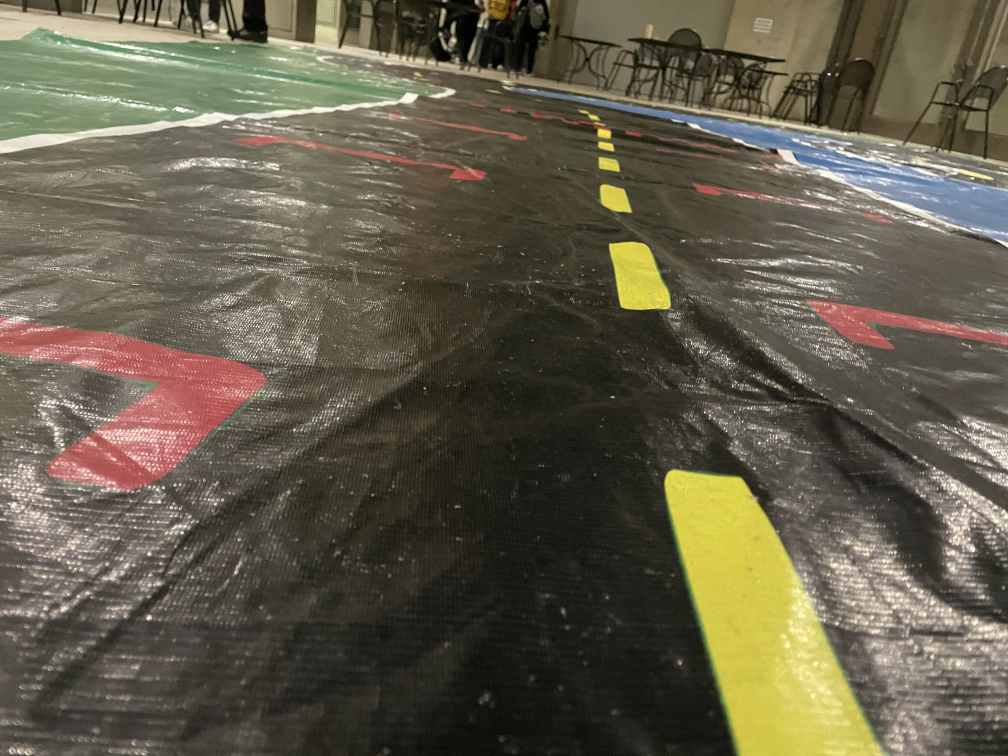
#> input picture IMG_1121.jpeg, 4032 x 3024 px (shown at 1/4 size)
$ python -i Blue_Green_Detect.py   (imports and definitions only)
#> lines starting #> are read from the running program, lines starting #| are printed output that depends on the picture
#> further down, picture is the input picture: shape (3024, 4032, 3); mean B, G, R 74.5, 92.4, 98.8
import cv2
import matplotlib.pyplot as plt
import numpy as np
import sys


def show_image(name, img):  # function for displaying the image
    cv2.imshow(name, img)
    cv2.waitKey(0)
    cv2.destroyAllWindows()


def hsv(image):
    return cv2.cvtColor(image, cv2.COLOR_RGB2HSV)


# Apply Gaussian Blur --> Reduce noise and smoothen image
def gauss(image):
    return cv2.GaussianBlur(image, (7, 7), 0)

  # outline the strongest gradients in the image --> this is where lines in the image are


def canny(image):
    return cv2.Canny(image, 50, 150)


def region(image):
    height, width, unused = image.shape
    # isolate the gradients that correspond to the lane lines
    rectangle = np.array([
        [(0, height), (0, height//2), (width, height//2), (width, height)]
    ])
    # create a black image with the same dimensions as original image
    mask = np.zeros_like(image)
    # create a mask (triangle that isolates the region of interest in our image)
    mask = cv2.fillPoly(mask, rectangle, 255)
    mask = cv2.bitwise_and(image, mask)
    return mask


def crop_bottom_half(image):  # Delete Top half of image
    cropped_img = image[int(image.shape[0]/2):image.shape[0]]
    return cropped_img


# [28 lines of commented-out code are left out]


def blue_green_steer_direction(frame):

    frame = cv2.resize(frame, (600, 400))
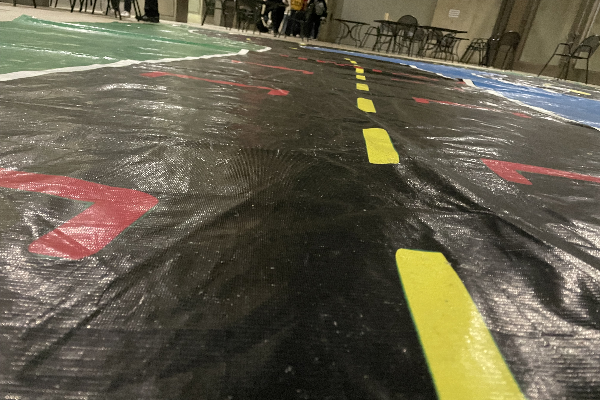
#> frame: shape (400, 600, 3); mean of channels 0, 1, 2 74.3, 92.3, 98.6; drawn as B, G, R
    frame = cv2.flip(frame, -1)
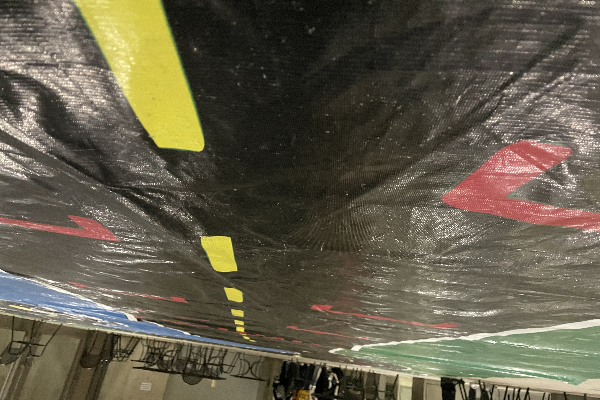
#> frame: shape (400, 600, 3); mean of channels 0, 1, 2 74.3, 92.3, 98.6; drawn as B, G, R
    cropped = crop_bottom_half(frame)
#> in crop_bottom_half, `cropped_img = image[int(image.shape[0]/2):image.shape[0]]`:
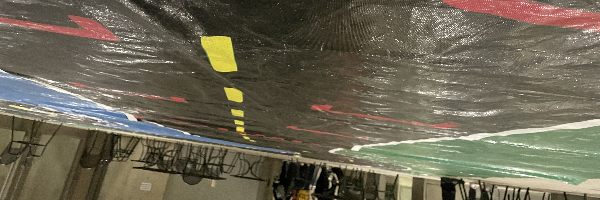
#> cropped_img: shape (200, 600, 3); mean of channels 0, 1, 2 84.6, 102.6, 108.6; drawn as B, G, R
    frame = gauss(cropped)
#> in gauss, `return cv2.GaussianBlur(image, (7, 7), 0)`:
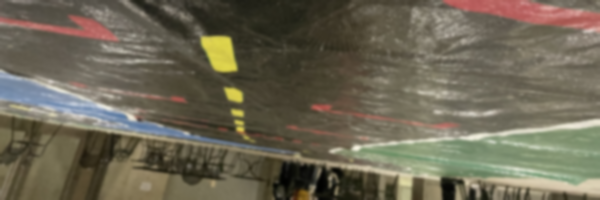
#> returned value: shape (200, 600, 3); mean of channels 0, 1, 2 84.6, 102.6, 108.6; drawn as B, G, R
    frame = cv2.cvtColor(cropped, cv2.COLOR_BGR2HSV)
#> frame: shape (200, 600, 3); mean H, S, V 26.3, 68.6, 111.3

    # Green Pixel Count
    # Values may need to be modified depending on lighting
    Green_Lowerbound = (65, 55, 70)
    Green_Upperbound = (75, 85, 95)
    Green_mask = cv2.inRange(frame, Green_Lowerbound, Green_Upperbound)
#> Green_mask: shape (200, 600); every value is 0
    Green_count = np.count_nonzero(Green_mask)
#> Green_count = 0
    print('Green count:', Green_count)
#| Green count: 0
    # show_image(name, Green_mask)

    # Blue Pixel Count
    # Values may need to be modified depending on lighting
    Blue_Lowerbound = (100, 130, 75)
    Blue_Upperbound = (115, 145, 99)
    Blue_mask = cv2.inRange(frame, Blue_Lowerbound, Blue_Upperbound)
    Blue_count = np.count_nonzero(Blue_mask)
#> Blue_count = 0
    print('Blue count:', Blue_count)
#| Blue count: 0
    # show_image(name, Blue_mask)

    if Green_count == 0 and Blue_count == 0:
        return 0.5
    if Green_count == 0:
        return 0.05
    elif Blue_count == 0:
        return 0.8

    color_ratio = Green_count/Blue_count

    if color_ratio > 1.2:
        return 0.8
    elif color_ratio < 0.8:
        return 0.05
    else:
        return 0.5

>>> import cv2
>>> picture = cv2.imread('IMG_1121.jpeg')
>>> result = blue_green_steer_direction(picture)
#> result = 0.5

$ run again, on IMG_1123.jpeg
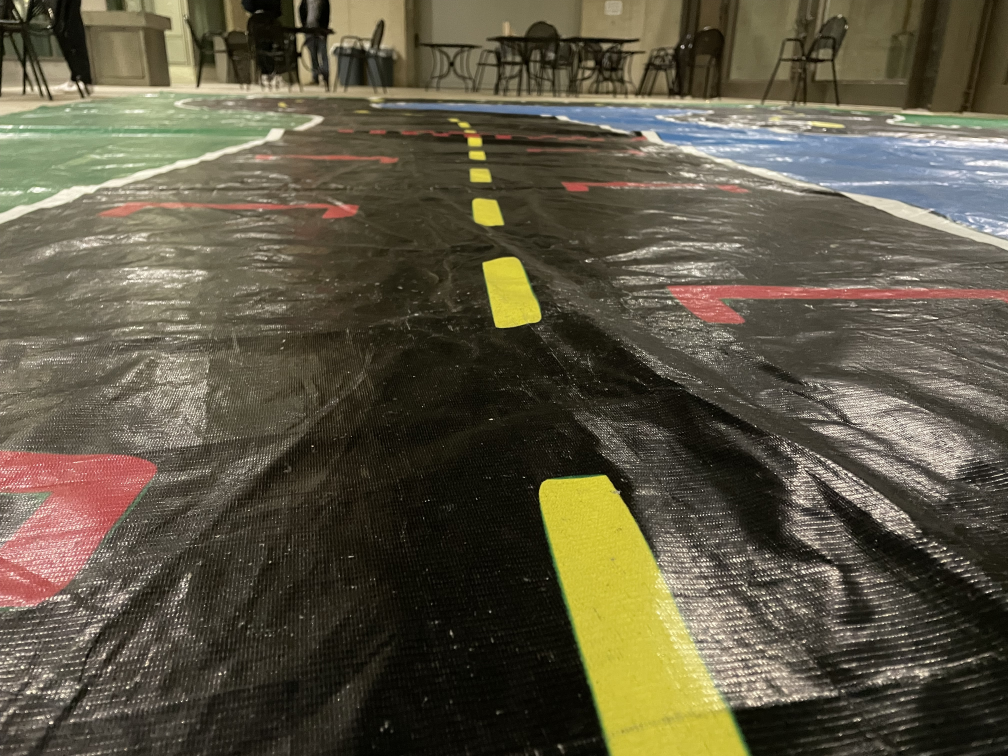
#> input picture IMG_1123.jpeg, 4032 x 3024 px (shown at 1/4 size)
#> picture is the input picture: shape (3024, 4032, 3); mean B, G, R 68, 87.1, 93.5
#> in blue_green_steer_direction, `frame = cv2.flip(frame, -1)`:
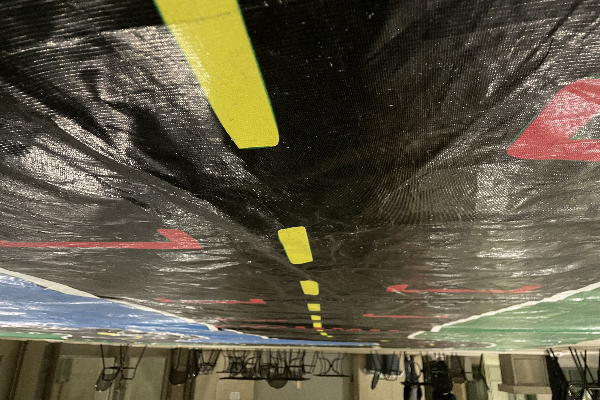
#> frame: shape (400, 600, 3); mean of channels 0, 1, 2 67.9, 87, 93.4; drawn as B, G, R
#> in gauss, `return cv2.GaussianBlur(image, (7, 7), 0)`:
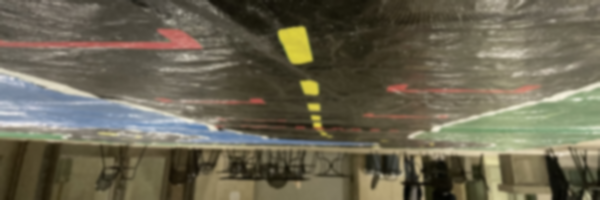
#> returned value: shape (200, 600, 3); mean of channels 0, 1, 2 82.4, 101.5, 106.8; drawn as B, G, R
#> Green_mask: shape (200, 600); every value is 0
#> Green_count = 0
#| Green count: 0
#| Blue count: 0
#> result = 0.5
